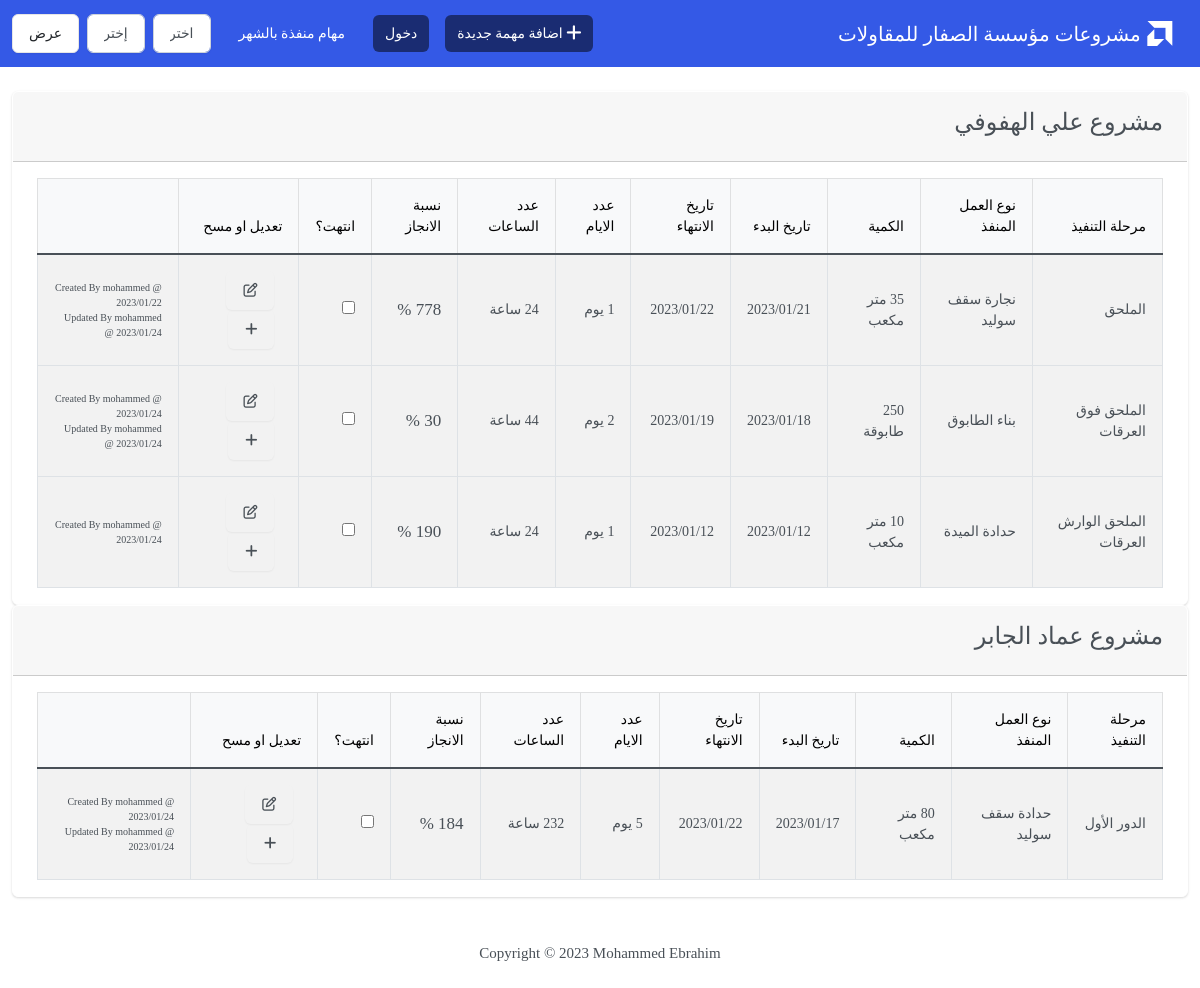
The page / on the database its author committed.
### studens/models.py (models this page shows, shortened)
class Projects(models.Model):
    name = models.CharField(max_length=100, unique=True, verbose_name="إسم المشروع")
    date = models.DateField(default=date.today, verbose_name="تاريخ الاستلام")
    nots = models.TextField(null=True, blank=True, verbose_name="ملاحظات")
    def __str__(self):
        return self.name

class Mission(models.Model):
    unit_choice = (('1', 'متر مكعب'), ('2', 'طابوقة'),('3', 'متر مربع'), ('4', 'متر طولي'),)
    project_Name = models.ForeignKey(Projects, on_delete=models.CASCADE, verbose_name="إسم المشروع")
    stages = models.ManyToManyField(Stages, verbose_name="المرحلة")
    project_Job_Type = models.ForeignKey(Job_Type, on_delete=models.CASCADE, verbose_name="نوع العمل")
    quantity = models.IntegerField( verbose_name="الكمية")
    unit = models.CharField(max_length=1, choices=unit_choice, verbose_name="الوحدة")
    start_Date = models.DateField(default=date.today, verbose_name="تاريخ البداية")
    finish_Date = models.DateField(default=date.today, verbose_name="تاريخ الانتهاء")
    number_Of_Days = models.IntegerField( verbose_name="عدد الايام")
    number_Of_Hours = models.IntegerField( verbose_name="عدد الساعات")
    created_at = models.DateTimeField(auto_now_add=True)
    updated_at = models.DateTimeField(auto_now=True)
    created_by = models.ForeignKey(User, on_delete=models.CASCADE, verbose_name="الإنشاء بواسطة")
    updated_by = models.CharField(max_length=100, null=True, blank=True, verbose_name="التعديل بواسطة")
    is_mission_close = models.BooleanField(default=False, verbose_name="انتهت المهمة ؟")
    @property
    def created_format(self):
        c_at = self.created_at.strftime("%Y/%m/%d")
        c_by = self.created_by
        return f"Created By {c_by} @ {c_at}"
    def update_format(self):
        u_at = self.updated_at.strftime("%Y/%m/%d")
        u_by = self.updated_by
        if u_by:
            return f"Updated By {u_by} @ {u_at}"
        return " "
    @property
    def production_Ratio(self):
        Hours = self.number_Of_Hours
        Q = self.quantity
        M3 = self.project_Job_Type.m3_day
        P_Ratio = (Q/(M3/2)*(8/Hours))*100
        return f"{P_Ratio:.0f} %"
    @property
    def project_Stage_format(self):
        title =[]
        txt = ""
        for i, x in enumerate(self.stages.all()):
            title.append(x)
            txt = txt + " " + str(title[i])
        return txt

class Stages(models.Model):
    name = models.CharField(max_length=100, unique=True, verbose_name="إسم المرحلة")
    def __str__(self):
        return self.name

class Job_Type(models.Model):
    name = models.CharField(max_length=100, unique=True, verbose_name="إسم نوع العمل")
    m3_day = models.FloatField(verbose_name="كمية الانجاز في اليوم" )
    def __str__(self):
        return self.name

### studens/views.py (the view)
# urls.py: path("", views.index, name="index"),
def index(request):#[:10]
	x = datetime.date.today().month
	y = datetime.date.today().year
	input_month = x if ((request.POST.get("input_month", False)) == 0) else  request.POST.get("input_month", False)
	input_year = y if ((request.POST.get("input_year", False))== 0) else request.POST.get("input_year", False)
	return render(request, "studens/index.html", {
		"Mission": Mission.objects.filter(finish_Date__year=input_year).filter(finish_Date__month=input_month).order_by("project_Name", "-finish_Date"),
		})

### studens/templates/studens/index.html (shortened to what this page needs)
{% extends "studens/base.html" %}
{% block body %}
{% if Mission %}
{% regroup Mission by project_Name as project_list %}
{% for project_Name in project_list %}
<div class="card border-secondary">
  <div class="card-header bg-Default"><h4>{{ project_Name.grouper }}</h4>
  </div>
  <div class="card-body">
    <div class="table-responsive">
      <table class="table table-hover table-striped table-bordered table align-middle m-0">
        <thead class="table-light">
          <tr>
            <th scope="col">مرحلة التنفيذ</th>
            <th scope="col">نوع العمل المنفذ</th>
            <th scope="col">الكمية</th>
            <th scope="col">تاريخ البدء</th>
            <th scope="col">تاريخ الانتهاء</th>
            <th scope="col">عدد الايام</th>
            <th scope="col">عدد الساعات</th>
            <th scope="col">نسبة الانجاز</th>
            <th scope="col">انتهت؟</th>
            <th scope="col">تعديل او مسح</th>
            <th scope="col"></th>
          </tr>
        </thead>
        <tbody class="table-group-divider">
          {% for jop in project_Name.list %}
          <tr>
            <td>{{ jop.project_Stage_format }}</td>
            <td>{{ jop.project_Job_Type }}</td>
            <td>{{ jop.quantity }} {{jop.get_unit_display}}</td>
            <td>{{ jop.start_Date|date:"Y/m/d" }}</td>
            <td>{{ jop.finish_Date|date:"Y/m/d" }}</td>
            <td>{{ jop.number_Of_Days }} يوم</td>
            <td>{{ jop.number_Of_Hours }} ساعة</td>
            <td style="font-size: 17px">{{ jop.production_Ratio }}</td>
            <td>
              {% if jop.is_mission_close %}
              <input type="checkbox" name="closed" checked>
              {% else %}
              <input type="checkbox" name="closed" >
              {% endif %}
            </td>
            <td>
              {% include 'studens/button_edit_delete.html' %}
            </td>
            <td style="font-size: 10px">
              <div>
              {{ jop.created_format }}
              </div>
              <div>
                {{ jop.update_format }}
              </div>
            </td>
          </tr>
        </tbody>
        {% endfor %}
      </table>
    </div>
  </div>
</div>
{% endfor %}
{% else %}
<h5 class="card bg-light ms-4 me-4">لاتوجد مشاريع مضافة</h5>
{% endif %}
{% endblock %}

### studens/templates/studens/button_edit_delete.html (shortened to what this page needs)
    <a class="btn btn-brimary me-2" href="{% url 'edit' jop.id %}" >
        <i class="fa-regular fa-pen-to-square"></i>
    </a>
<a class="btn btn-brimary me-2" href="{% url 'showTimeSheet' jop.id %}">
    <i class="fa-solid fa-plus"></i>
</a>

### studens/templates/studens/base.html (style rules this page uses)
body { font-family: 'DroidArabicKufiRegular'; font-size: 15px; }

### rows shown on the page
Projects: grouper "مشروع علي الهفوفي"
Mission: project_Stage_format "الملحق", project_Job_Type "نجارة سقف سوليد", unit "متر مكعب", start_Date "2023/01/21", finish_Date "2023/01/22", number_Of_Days "1", production_Ratio "778 %", created_format "Created By mohammed @ 2023/01/22", update_format "Updated By mohammed @ 2023/01/24"
Mission: project_Stage_format "الملحق فوق العرقات", project_Job_Type "بناء الطابوق", quantity "250", unit "طابوقة", start_Date "2023/01/18", finish_Date "2023/01/19", number_Of_Days "2", production_Ratio "30 %", created_format "Created By mohammed @ 2023/01/24", update_format "Updated By mohammed @ 2023/01/24"
Mission: project_Stage_format "الملحق الوارش العرقات", project_Job_Type "حدادة الميدة", unit "متر مكعب", start_Date "2023/01/12", finish_Date "2023/01/12", number_Of_Days "1", production_Ratio "190 %", created_format "Created By mohammed @ 2023/01/24"
Projects: grouper "مشروع عماد الجابر"
Mission: project_Stage_format "الدور الأول", project_Job_Type "حدادة سقف سوليد", unit "متر مكعب", start_Date "2023/01/17", finish_Date "2023/01/22", number_Of_Hours "232", production_Ratio "184 %", created_format "Created By mohammed @ 2023/01/24", update_format "Updated By mohammed @ 2023/01/24"
